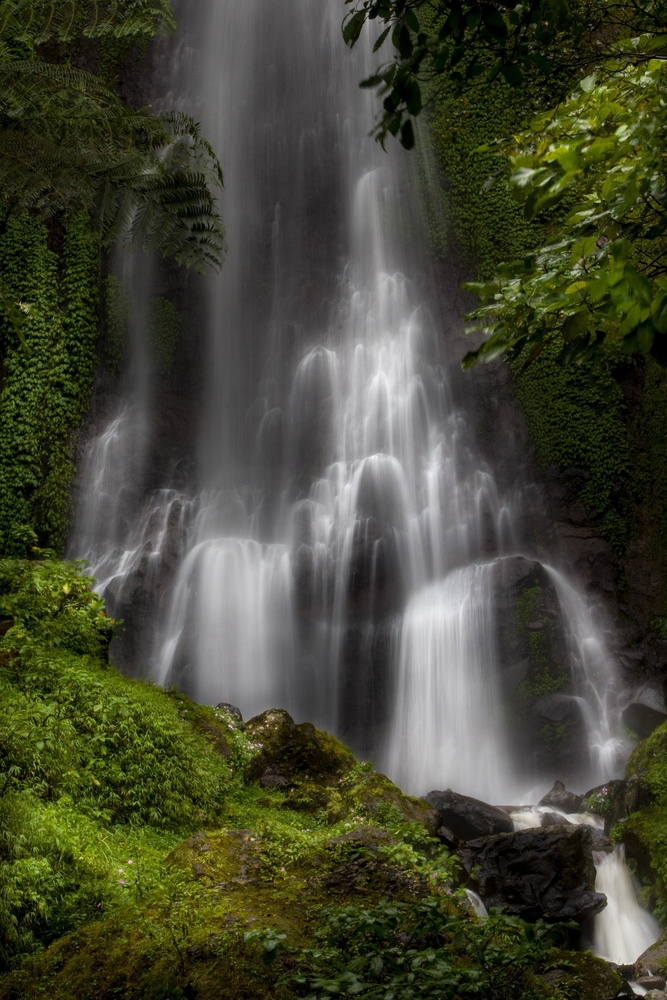
#> input picture OpenCVPracticals-Vijet/images/sample.jpg, 667 x 1000 px, shrunk from 1280 x 1920 before the run
$ python 06_rotation.py
#> lines starting #> are read from the running program, lines starting #| are printed output that depends on the picture
import cv2

img=cv2.imread("images/sample.jpg")
#> img is the input picture: shape (1000, 667, 3); mean B, G, R 51.2, 70.6, 68.6

rows,cols=img.shape[:2]
#> rows = 1000; cols = 667

M=cv2.getRotationMatrix2D((cols/2,rows/2),45,1)

rotate=cv2.warpAffine(img,M,(cols,rows))
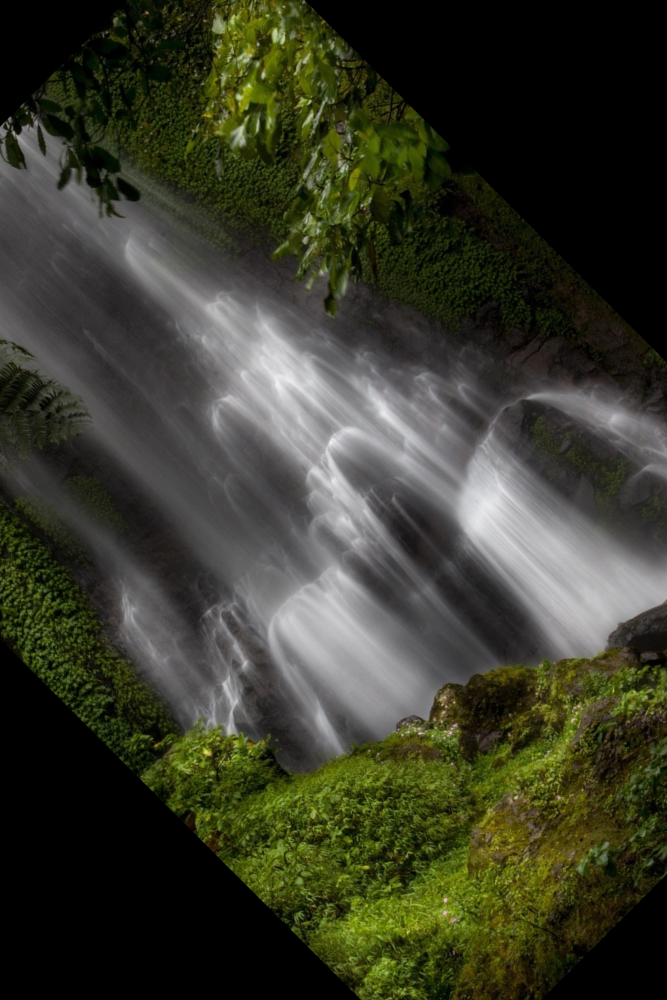
#> rotate: shape (1000, 667, 3); mean B, G, R 43.1, 58.6, 56.9

cv2.imshow("Rotated",rotate)

cv2.waitKey(0)
cv2.destroyAllWindows()
